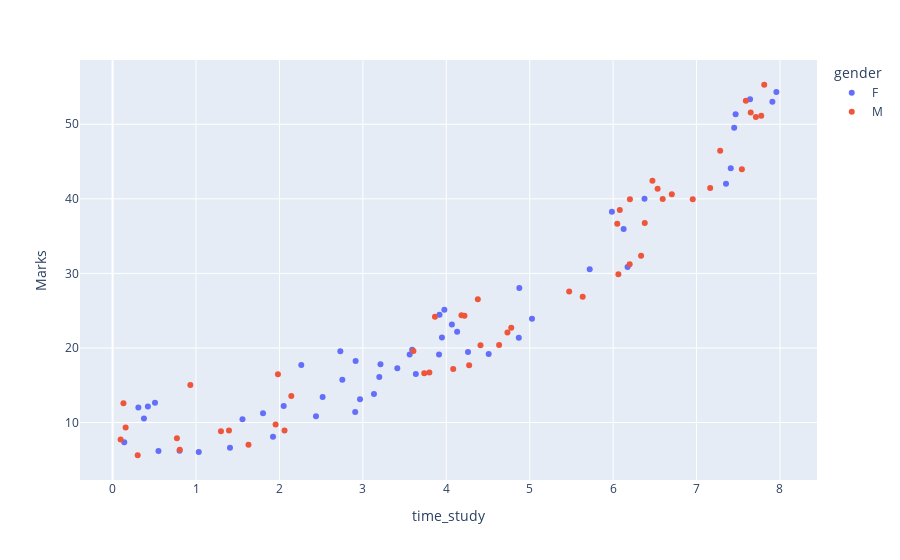

The code cell stored with this chart in its notebook:
### Code cell
fig = px.scatter(student , x='time_study', y ='Marks',
                color='gender' , hover_data=['time_study','Marks','hostel'])
fig

### Figure 1 — Plotly figure (JSON) as saved in the notebook; plotly's stock layout.template omitted (floating-point values rounded to 4 significant figures)
{"data": [{"customdata": [[0], [0], [1], [0], [0], [1], [1], [0], [0], [0], [1], [0], [0], [1], [0], [1], [1], [1], [1], [1], [0], [1], [1], [1], [0], [0], [0], [0], [1], [0], [1], [0], [0], [1], [0], [0], [0], [1], [0], [1], [0], [0], [1], [0], [0], [0], [0], [0], [1], [1], [0]], "hovertemplate": "gender=F<br>time_study=%{x}<br>Marks=%{y}<br>hostel=%{customdata[0]}<extra></extra>", "legendgroup": "F", "marker": {"color": "#636efa", "symbol": "circle"}, "mode": "markers", "name": "F", "orientation": "v", "showlegend": true, "type": "scatter", "x": [4.508, 3.133, 7.909, 3.211, 3.413, 6.173, 7.353, 0.423, 2.908, 4.26, 5.719, 3.977, 6.126, 2.051, 4.875, 3.635, 1.407, 0.508, 1.923, 2.966, 0.14, 2.754, 3.591, 1.557, 3.913, 4.13, 2.913, 7.641, 7.468, 0.376, 2.438, 4.869, 0.55, 3.948, 2.518, 0.803, 5.985, 7.451, 7.957, 2.262, 7.41, 3.197, 4.067, 1.033, 1.803, 6.376, 2.73, 5.027, 3.919, 3.561, 0.309], "xaxis": "x", "y": [19.2, 13.81, 53.02, 17.82, 17.26, 30.86, 42.04, 12.13, 11.4, 19.47, 30.55, 25.13, 35.94, 12.21, 28.04, 16.52, 6.623, 12.65, 8.1, 13.12, 7.336, 15.72, 19.77, 10.43, 19.11, 22.18, 18.24, 53.36, 51.34, 10.52, 10.84, 21.38, 6.185, 21.4, 13.42, 6.217, 38.28, 49.54, 54.32, 17.7, 44.1, 16.11, 23.15, 6.053, 11.25, 40.02, 19.56, 23.92, 24.45, 19.13, 12.03], "yaxis": "y"}, {"customdata": [[0], [1], [0], [1], [1], [1], [0], [1], [1], [1], [1], [0], [1], [0], [1], [0], [0], [0], [1], [0], [1], [0], [1], [1], [1], [1], [1], [0], [0], [1], [0], [0], [1], [1], [1], [1], [0], [0], [1], [1], [0], [0], [0], [0], [0], [0], [1], [0], [1]], "hovertemplate": "gender=M<br>time_study=%{x}<br>Marks=%{y}<br>hostel=%{customdata[0]}<extra></extra>", "legendgroup": "M", "marker": {"color": "#EF553B", "symbol": "circle"}, "mode": "markers", "name": "M", "orientation": "v", "showlegend": true, "type": "scatter", "x": [0.096, 7.811, 6.063, 4.41, 4.218, 4.274, 6.08, 7.711, 4.733, 4.378, 0.156, 1.299, 3.864, 0.932, 6.594, 4.083, 7.543, 7.283, 6.533, 7.775, 1.954, 2.061, 3.797, 4.779, 5.635, 6.703, 0.771, 6.049, 7.591, 7.649, 6.198, 3.606, 0.13, 2.142, 5.473, 1.395, 3.736, 4.633, 1.629, 6.954, 6.379, 0.805, 1.982, 6.201, 4.182, 6.471, 0.301, 7.163, 6.335], "xaxis": "x", "y": [7.734, 55.3, 29.89, 20.35, 24.32, 17.67, 38.49, 50.99, 22.07, 26.53, 9.333, 8.837, 24.17, 15.04, 39.97, 17.17, 43.98, 46.45, 41.36, 51.14, 9.742, 8.924, 16.7, 22.7, 26.88, 40.6, 7.892, 36.65, 53.16, 51.58, 31.24, 19.59, 12.59, 13.56, 27.57, 8.92, 16.61, 20.4, 7.014, 39.95, 36.75, 6.349, 16.46, 39.96, 24.39, 42.43, 5.609, 41.44, 32.36], "yaxis": "y"}], "layout": {"legend": {"title": {"text": "gender"}, "tracegroupgap": 0}, "margin": {"t": 60}, "xaxis": {"anchor": "y", "domain": [0, 1], "title": {"text": "time_study"}}, "yaxis": {"anchor": "x", "domain": [0, 1], "title": {"text": "Marks"}}}}
